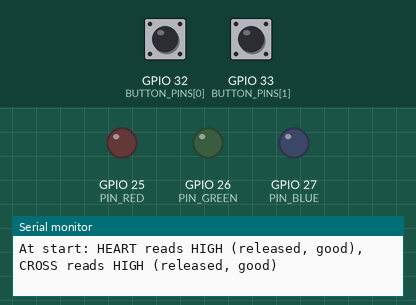
Simulated run of this sketch. Board: ESP32. Shown: output pins drawn as LEDs (lit = HIGH), the last lines printed to the serial monitor. Inputs (shaded band) come from the test bench; at power-on: GPIO 32 (BUTTON_PINS[0]) HIGH, GPIO 33 (BUTTON_PINS[1]) HIGH.

Above: at 1.7 s.
1.8 s: GPIO 32 (BUTTON_PINS[0]) pulled LOW for 0.15 s
At 1.9 s:
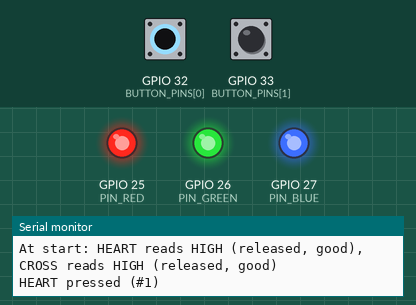
3.4 s: GPIO 33 (BUTTON_PINS[1]) pulled LOW for 0.15 s
At 3.8 s:
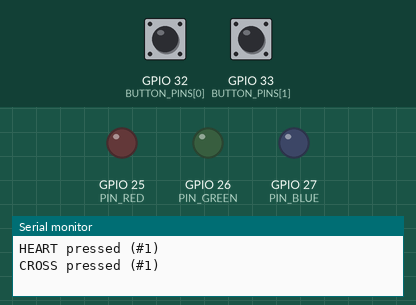
Timing chart, 0 to 6.4 s (numbered marks = the images above; inputs shaded):
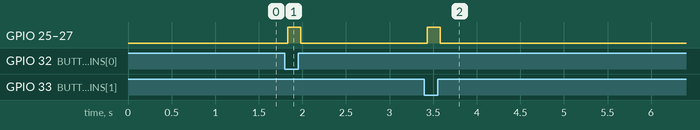

The sketch:

03_buttons_test.ino
```cpp
/*
  03_buttons_test.ino  -  Heart Doll, Phase 1, Test C: buttons

  What this sketch does
  ---------------------
  Reads the Heart button (GPIO32) and Cross button (GPIO33) and prints
  exactly one line per press, with a running count. Each press also
  flashes the LED white, as the real doll will.

  Type 'r' in the Serial Monitor to switch to RAW mode: every electrical
  change is counted with no filtering, so you can see "bounce" for
  yourself. Type 'd' to go back to DEBOUNCED mode.

  Why it exists
  -------------
  Two ideas:
    1. Pull-up resistors. A button only connects a pin to GND when
       pressed. When released, the pin is connected to nothing and
       "floats", reading random HIGH/LOW. INPUT_PULLUP switches on a
       resistor inside the ESP32 that gently pulls the pin up to 3.3 V,
       so released = HIGH and pressed = LOW. No extra parts needed.
    2. Bounce. A button's metal contacts rattle for a few milliseconds
       when pressed, so the pin flips HIGH/LOW several times. To the
       ESP32, that's several presses. Debouncing means only accepting a
       new state once it has stayed the same for DEBOUNCE_MS.

  Wiring
  ------
    GPIO32 -> Heart button -> - rail (GND)
    GPIO33 -> Cross button -> - rail (GND)
    LED wired as in Tests A and B.
*/

// ---------------------------------------------------------------------
// Settings
// ---------------------------------------------------------------------
const int  PIN_RED   = 25;
const int  PIN_GREEN = 26;
const int  PIN_BLUE  = 27;
const bool COMMON_ANODE = false;   // copy from Test A's result

// Buttons, kept in small arrays so both use the same code.
// Index 0 = Heart, index 1 = Cross.
const int   NUM_BUTTONS = 2;
const int   BUTTON_PINS[NUM_BUTTONS]  = {32, 33};
const char* BUTTON_NAMES[NUM_BUTTONS] = {"HEART", "CROSS"};

// How long a new reading must stay unchanged before we believe it.
// 30 ms is longer than typical bounce and far shorter than a human press.
const unsigned long DEBOUNCE_MS = 30;   // safe range 10..60

const unsigned long FLASH_MS = 150;


// ---------------------------------------------------------------------
// State, one slot per button
// ---------------------------------------------------------------------
int lastRaw[NUM_BUTTONS];                 // last raw reading (HIGH/LOW)
int stableState[NUM_BUTTONS];             // last debounced state
unsigned long lastChangeMs[NUM_BUTTONS];  // when the raw reading last changed
unsigned long pressCount[NUM_BUTTONS];    // debounced presses
unsigned long rawCount[NUM_BUTTONS];      // raw HIGH->LOW changes

bool rawMode = false;
bool flashing = false;
unsigned long flashStartMs = 0;


// ---------------------------------------------------------------------
// LED helpers (simple on/off is enough for a flash)
// ---------------------------------------------------------------------
void setChannel(int pin, bool on) {
  if (COMMON_ANODE) digitalWrite(pin, on ? LOW : HIGH);
  else              digitalWrite(pin, on ? HIGH : LOW);
}

void setAll(bool on) {
  setChannel(PIN_RED, on);
  setChannel(PIN_GREEN, on);
  setChannel(PIN_BLUE, on);
}

void startFlash() {
  flashing = true;
  flashStartMs = millis();
  setAll(true);
}


// ---------------------------------------------------------------------
// Buttons
// ---------------------------------------------------------------------

// Raw mode: report every HIGH->LOW change immediately, no filtering.
void checkRaw(int i, int raw) {
  if (raw == LOW) {
    rawCount[i]++;
    Serial.print("raw ");
    Serial.print(BUTTON_NAMES[i]);
    Serial.print(" went LOW, count ");
    Serial.println(rawCount[i]);
  }
}

// Called every loop for button i. Returns true exactly once per press.
bool pressedDebounced(int i, int raw, unsigned long now) {
  // Not changed for long enough yet? Then it might still be bouncing.
  if (now - lastChangeMs[i] < DEBOUNCE_MS) return false;

  // Stable for DEBOUNCE_MS and different from what we last believed:
  // it's a real change.
  if (raw != stableState[i]) {
    stableState[i] = raw;
    return raw == LOW;   // LOW = pressed (pull-up). Releases return false.
  }
  return false;
}

void updateButtons(unsigned long now) {
  for (int i = 0; i < NUM_BUTTONS; i++) {
    int raw = digitalRead(BUTTON_PINS[i]);

    // Remember when the raw reading last changed (the debounce timer).
    if (raw != lastRaw[i]) {
      lastRaw[i] = raw;
      lastChangeMs[i] = now;
      if (rawMode) checkRaw(i, raw);
    }

    if (!rawMode && pressedDebounced(i, raw, now)) {
      pressCount[i]++;
      Serial.print(BUTTON_NAMES[i]);
      Serial.print(" pressed (#");
      Serial.print(pressCount[i]);
      Serial.println(")");
      startFlash();
    }
  }
}


// ---------------------------------------------------------------------
// Serial commands: r = raw mode, d = debounced mode
// ---------------------------------------------------------------------
void readSerialCommands() {
  while (Serial.available() > 0) {
    char c = Serial.read();
    if (c == 'r') {
      rawMode = true;
      Serial.println("RAW mode: every electrical change is counted. Press a button once and watch.");
    } else if (c == 'd') {
      rawMode = false;
      Serial.println("DEBOUNCED mode: one line per press.");
    }
  }
}


// ---------------------------------------------------------------------
// setup() and loop()
// ---------------------------------------------------------------------
void setup() {
  Serial.begin(115200);
  delay(500);

  pinMode(PIN_RED, OUTPUT);
  pinMode(PIN_GREEN, OUTPUT);
  pinMode(PIN_BLUE, OUTPUT);
  setAll(false);

  for (int i = 0; i < NUM_BUTTONS; i++) {
    // INPUT_PULLUP: released reads HIGH, pressed reads LOW.
    pinMode(BUTTON_PINS[i], INPUT_PULLUP);
    lastRaw[i]      = digitalRead(BUTTON_PINS[i]);
    stableState[i]  = lastRaw[i];
    lastChangeMs[i] = millis();
    pressCount[i]   = 0;
    rawCount[i]     = 0;
  }

  Serial.println();
  Serial.println("=== Heart Doll - Phase 1, Test C: buttons ===");
  Serial.println("Press Heart or Cross. Type r for RAW mode, d for DEBOUNCED mode.");
  Serial.print("At start: HEART reads ");
  Serial.print(lastRaw[0] == HIGH ? "HIGH (released, good)" : "LOW (pressed or wired to GND?)");
  Serial.print(", CROSS reads ");
  Serial.println(lastRaw[1] == HIGH ? "HIGH (released, good)" : "LOW (pressed or wired to GND?)");
  Serial.println();
}

void loop() {
  unsigned long now = millis();

  readSerialCommands();
  updateButtons(now);

  // End the flash after FLASH_MS, without ever waiting.
  if (flashing && now - flashStartMs >= FLASH_MS) {
    flashing = false;
    setAll(false);
  }
}
```

Measured:
- after the input at 1.8 s, GPIO 25 (PIN_RED), GPIO 26 (PIN_GREEN), GPIO 27 (PIN_BLUE): LOW → HIGH at once, → LOW 0.15 s later
- after the input at 3.4 s, GPIO 25 (PIN_RED), GPIO 26 (PIN_GREEN), GPIO 27 (PIN_BLUE): LOW → HIGH at once, → LOW 0.15 s later
